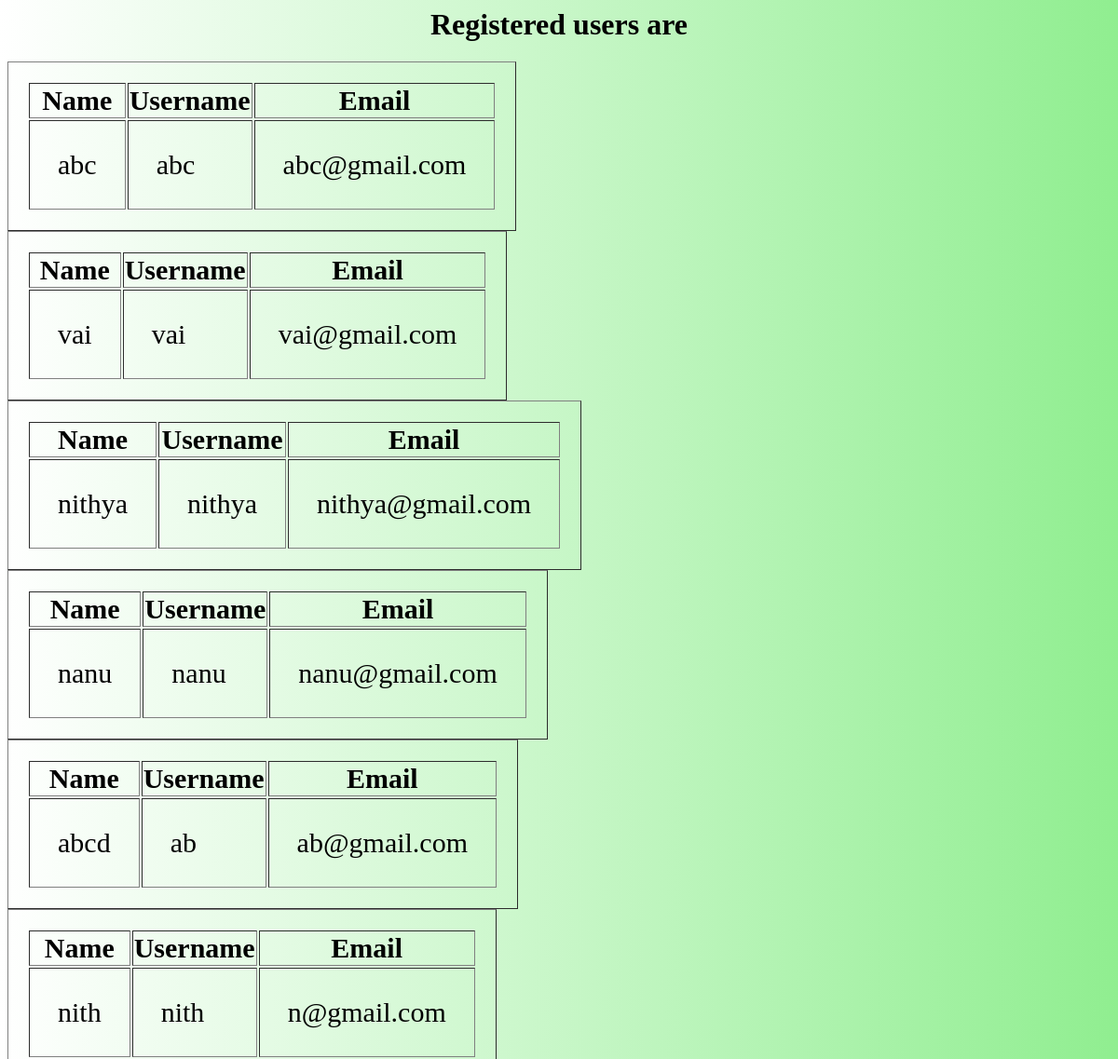
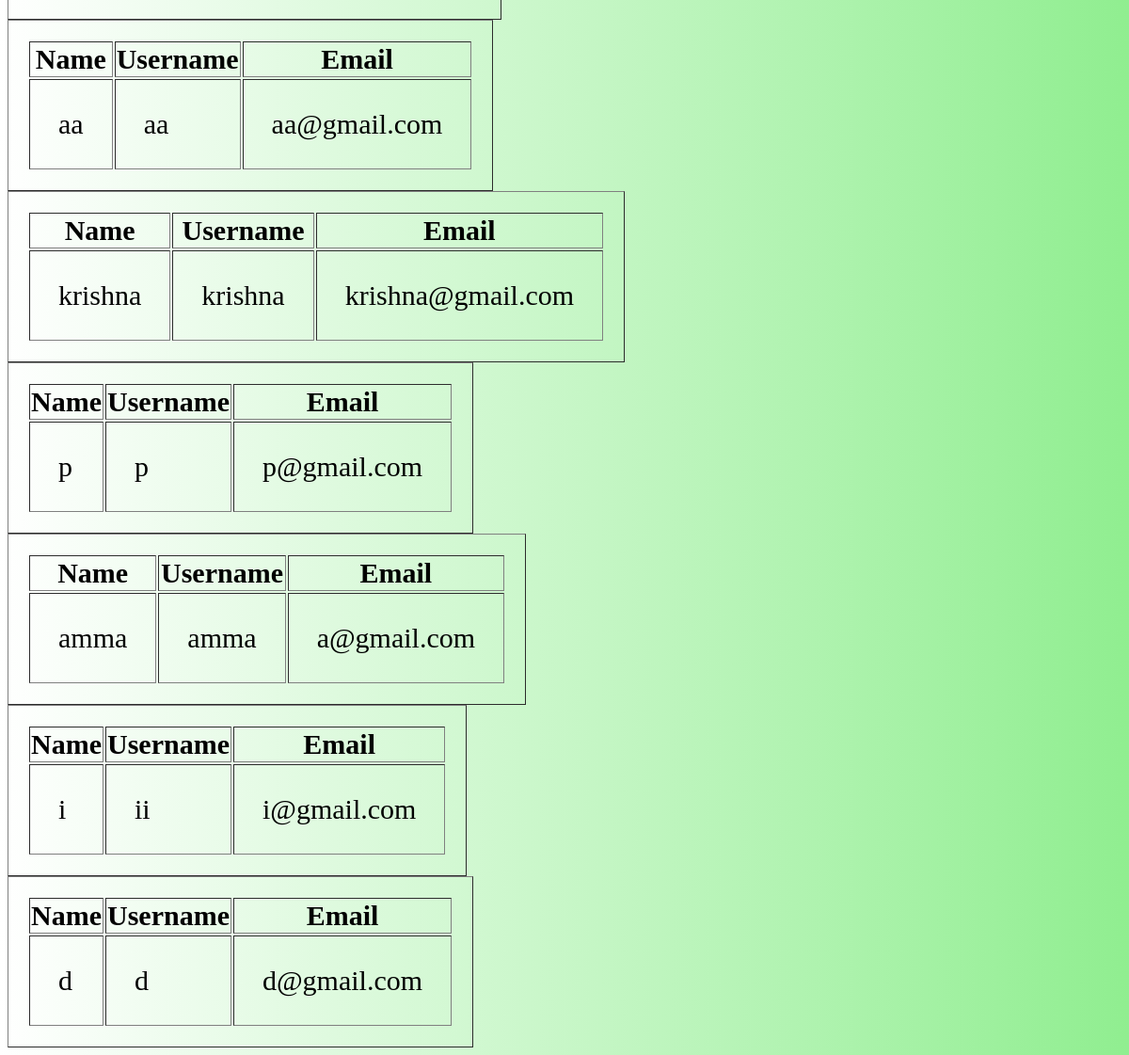
/registeredusers.php, run on the app's committed database (2 pictures, top to bottom).
### tables this page shows
CREATE TABLE IF NOT EXISTS `tb_user` (
`id` int(11) NOT NULL,
  `name` varchar(50) NOT NULL,
  `username` varchar(50) NOT NULL,
  `email` varchar(50) NOT NULL,
  `password` varchar(50) NOT NULL
);

### registeredusers.php (the view, shortened to what this page needs)
<html>
    <head>
    </head>
    <body>
         <?php
     $conn = mysqli_connect("localhost", "root", "", "reglog");
      $rows = mysqli_query($conn, "SELECT * FROM tb_user");
      ?>
    <center><h1>Registered users are</h1></center>
<?php foreach ($rows as $row) : ?>
        <table border="1">
            <tr>
             <th>Name</th>
            <th>Username</th>
             <th>Email</th>
             </tr>
            <tr>
                <td> <?php echo $row["name"]; ?></td>
            <td> <?php echo $row["username"]; ?></td>
           <td> <?php echo $row["email"]; ?></td>
           </tr>
         </table>
      <?php endforeach; ?>
    </body>
</html>

### registeredusers.php (style rules this page uses)
table { padding:20px; font-size:30px; }
tr { padding:30px; }
td { padding:30px; }
body { background:linear-gradient(to left,lightgreen,white); background-size:100% 100%; }

### data on the page
tb_user: name "abc", username "abc", email "abc@gmail.com"
tb_user: name "vai", username "vai", email "vai@gmail.com"
tb_user: name "nithya", username "nithya", email "nithya@gmail.com"
tb_user: name "nanu", username "nanu", email "nanu@gmail.com"
tb_user: name "abcd", username "ab", email "ab@gmail.com"
tb_user: name "nith", username "nith", email "n@gmail.com"
tb_user: name "aa", username "aa", email "aa@gmail.com"
tb_user: name "krishna", username "krishna", email "krishna@gmail.com"
tb_user: name "p", username "p", email "p@gmail.com"
tb_user: name "amma", username "amma", email "a@gmail.com"
tb_user: name "i", username "ii", email "i@gmail.com"
tb_user: name "d", username "d", email "d@gmail.com"
